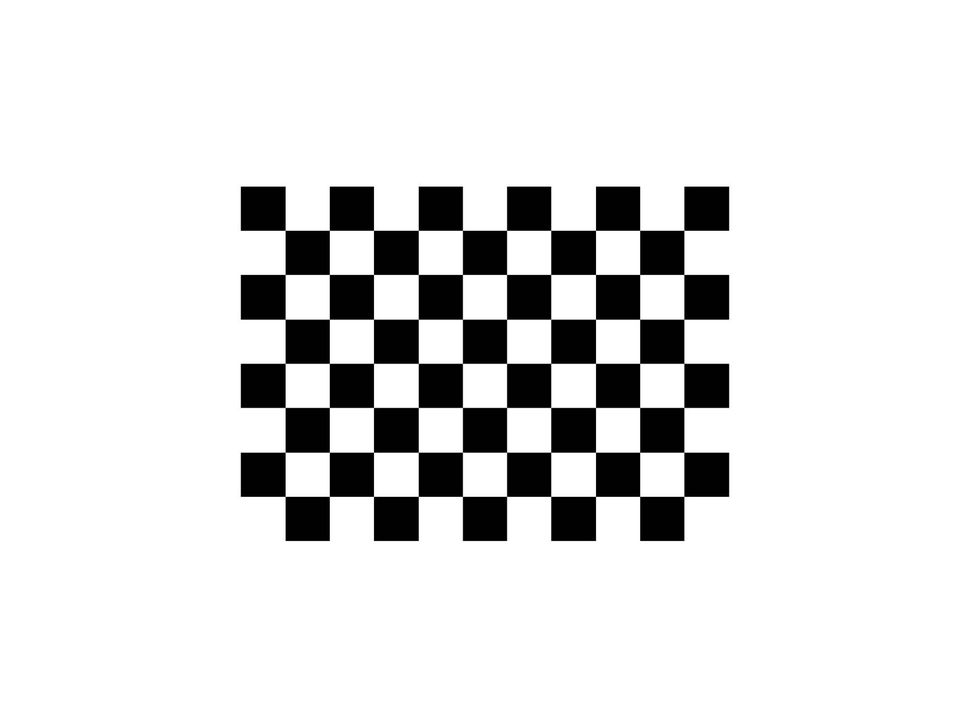
#> input picture checkerboard.png, 970 x 727 px, shrunk from 1600 x 1200 before the run
$ python findrect.py
#> lines starting #> are read from the running program, lines starting #| are printed output that depends on the picture; after the words box and inside, x2 and y2 are one past the last pixel; in counts of white or black regions, pixels touching at a corner belong together; long printed decimals are rounded
import numpy as np
import cv2
import f

# img = cv2.imread('rectangle_test_by_otaku_seraph-dbva4dt.png')
# img = cv2.imread('Rectangle-test.jpg')
#img = cv2.imread('checkerboard_transform.png')
img = cv2.imread('checkerboard.png')
#> img is the input picture: shape (727, 970, 3); min 0, max 255, mean 223.8

found, corners = cv2.findChessboardCorners(img, (10, 7), flags=cv2.CALIB_CB_ADAPTIVE_THRESH +
                                                               cv2.CALIB_CB_NORMALIZE_IMAGE +
                                                               cv2.CALIB_CB_FAST_CHECK)
#> found = True; corners = 70 rows, first 8: [285.1, 230.3], [329.4, 230.3], [373.5, 230.3], [418.3, 230.4], [462.5, 230.4], [506.5, 230.4], [550.7, 230.4], [595.5, 230.3]

print(found)
#| True

if found:
    for corner in corners.reshape(len(corners), -1):
        print(corner)
        img = cv2.circle(img, tuple(corner), 10, (0, 0, 255), -1)
#> this loop made 70 passes
#> corner on passes 1 to 12: [285.1, 230.3], [329.4, 230.3], [373.5, 230.3], [418.3, 230.4], [462.5, 230.4], [506.5, 230.4], [550.7, 230.4], [595.5, 230.3], [639.6, 230.3], [683.9, 230.3], [285.2, 274.5], [329.4, 274.5]
#| [285.145 230.323]
#| [329.3907  230.343]
#| [373.504   230.317]
#| [418.321 230.366]
#| [462.452 230.353]
#| [506.549 230.352]
#| [550.6878  230.369]
#| [595.496   230.317]
#> (further printed lines are left out)
#> pass 1, `img = cv2.circle(img, tuple(corner), 10, (0, 0, 255), -1)`:
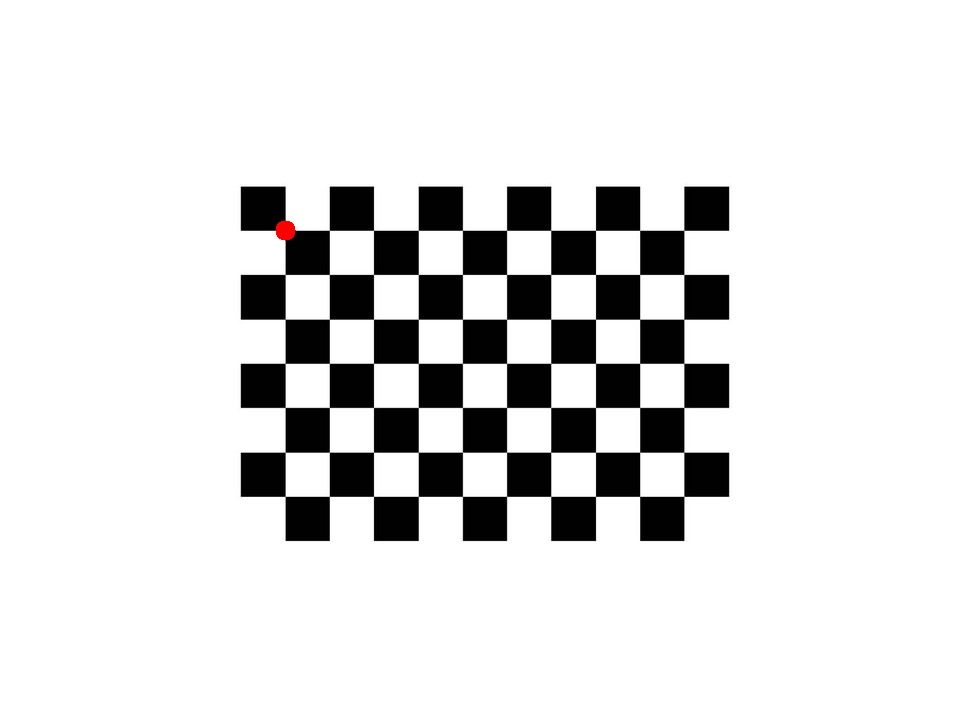
#> img: shape (727, 970, 3); 0.04% of pixels changed, all inside (x1, y1, x2, y2) = (275, 220, 296, 241)
#> pass 2, `img = cv2.circle(img, tuple(corner), 10, (0, 0, 255), -1)`:
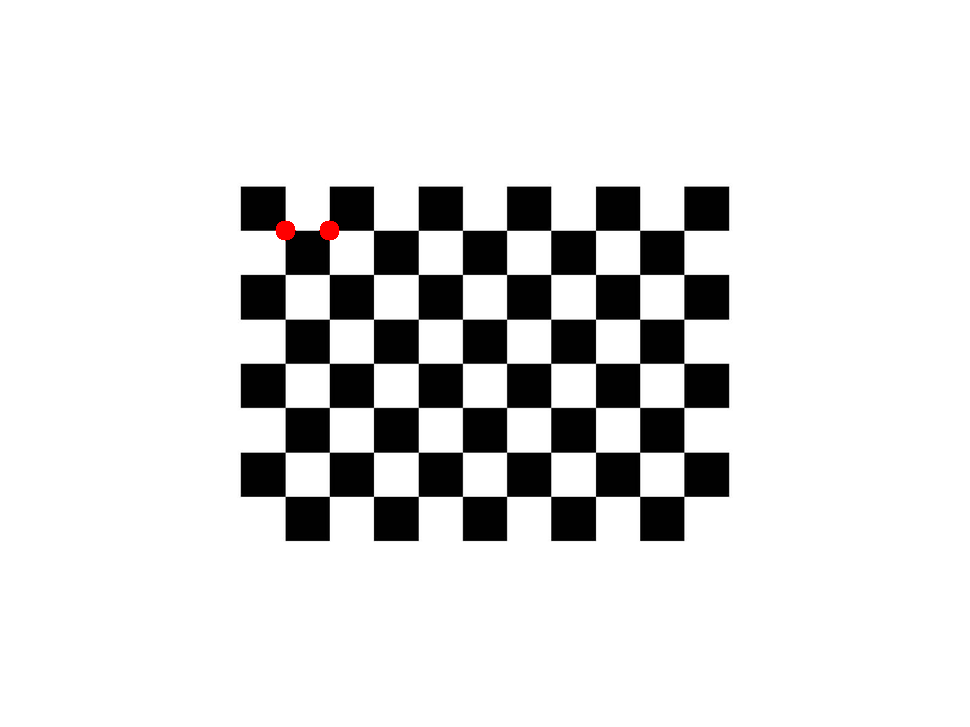
#> img: shape (727, 970, 3); 0.04% of pixels changed, all inside (x1, y1, x2, y2) = (319, 220, 340, 241)
#> pass 3, `img = cv2.circle(img, tuple(corner), 10, (0, 0, 255), -1)`:
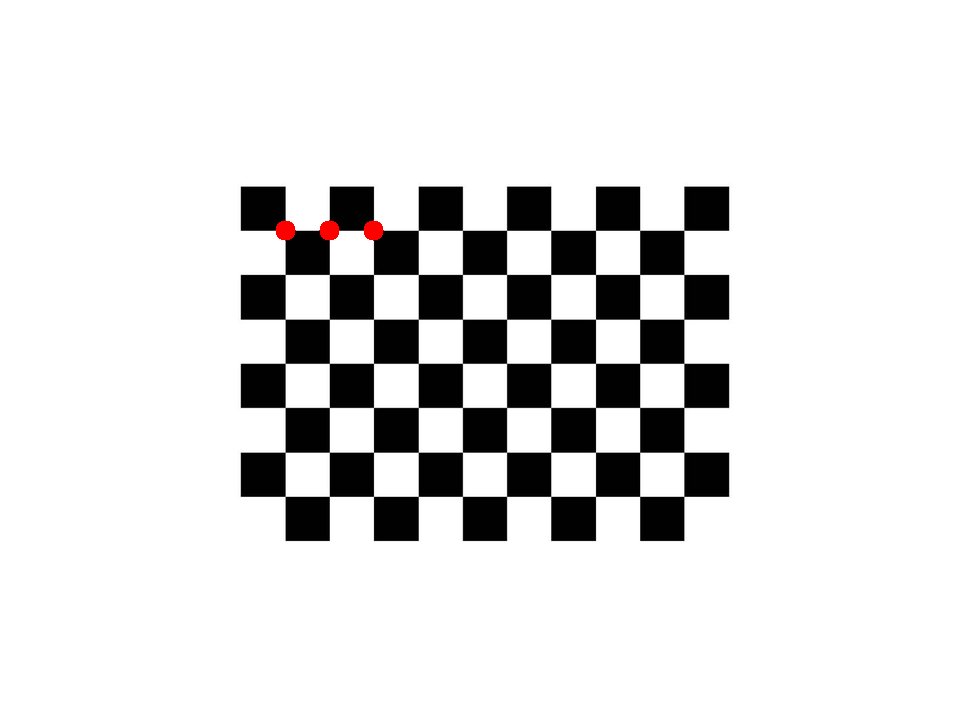
#> img: shape (727, 970, 3); 0.04% of pixels changed, all inside (x1, y1, x2, y2) = (363, 220, 384, 241)
#> after the loop:
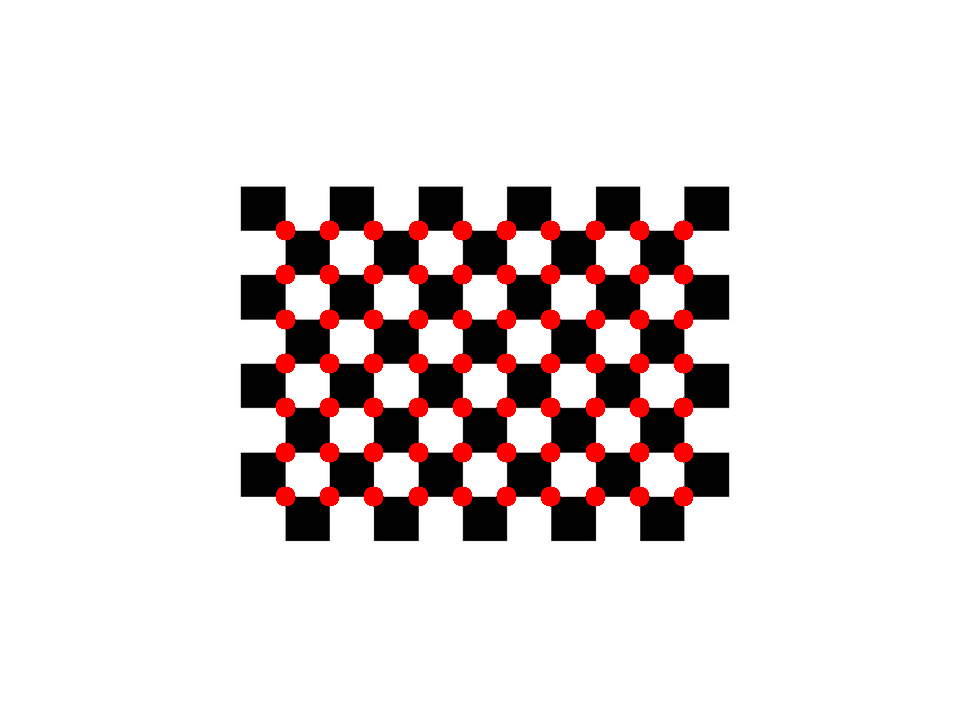
#> img: shape (727, 970, 3); 3.01% of pixels changed, all inside (x1, y1, x2, y2) = (275, 220, 694, 507)

    cv2.namedWindow('image', cv2.WINDOW_NORMAL)
    cv2.imshow('image', img)
    cv2.waitKey(0)
    cv2.destroyAllWindows()

$ run again, with checkerboard_transform.png copied over checkerboard.png
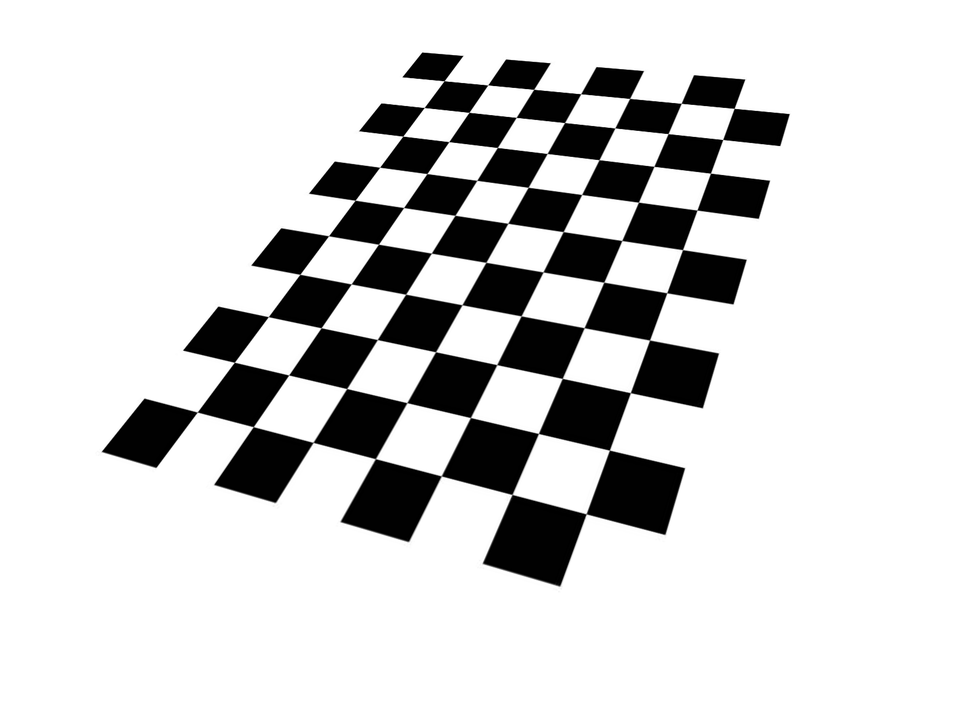
#> input picture checkerboard_transform.png, 970 x 727 px, shrunk from 1600 x 1200 before the run
#> img is the input picture: shape (727, 970, 3); min 0, max 255, mean 212.8
#> found = True; corners = 70 rows, first 8: [197.2, 412.1], [234.4, 362.3], [268.3, 316.6], [299.9, 274.4], [328.5, 235.7], [355.1, 200.3], [379.6, 167.3], [402.8, 136.2]
#| True
#> the loop `for corner in corners.reshape(len(corners), -1):` made 70 passes
#> (printed output is left out)
#> pass 1, `img = cv2.circle(img, tuple(corner), 10, (0, 0, 255), -1)`:
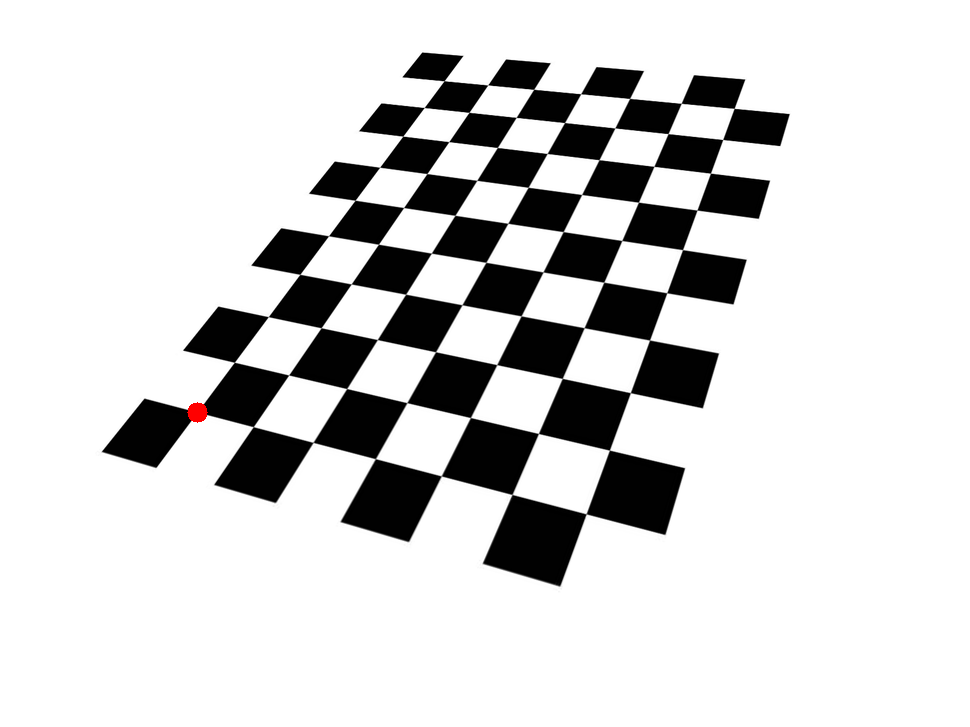
#> img: shape (727, 970, 3); 0.04% of pixels changed, all inside (x1, y1, x2, y2) = (187, 402, 208, 423)
#> after the loop `for corner in corners.reshape(len(corners), -1):`:
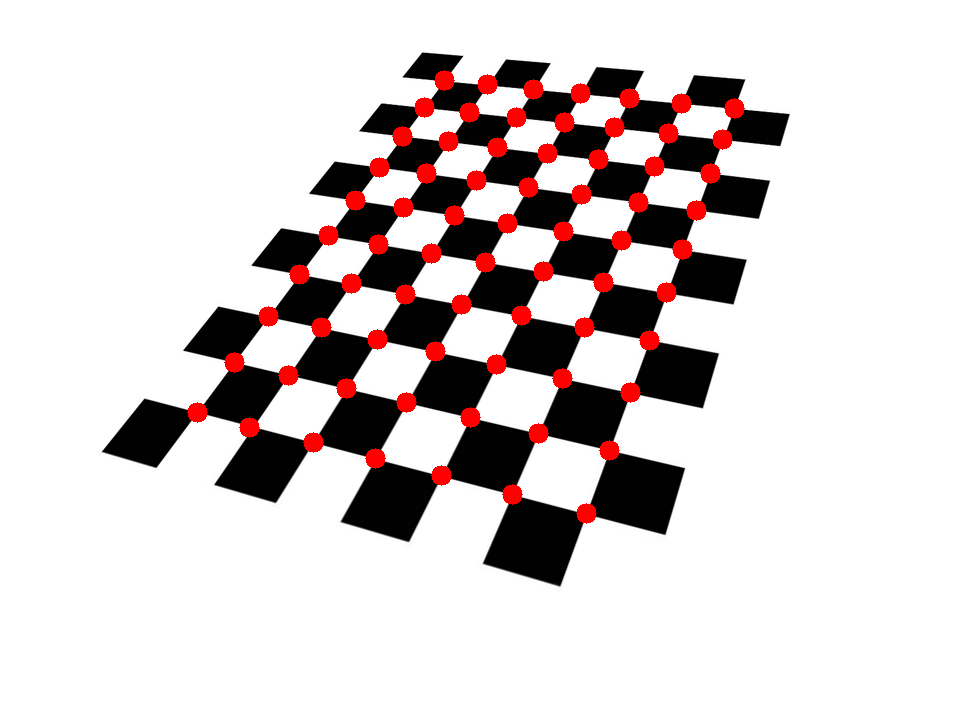
#> img: shape (727, 970, 3); mean B, G, R 208.8, 208.8, 216.8
